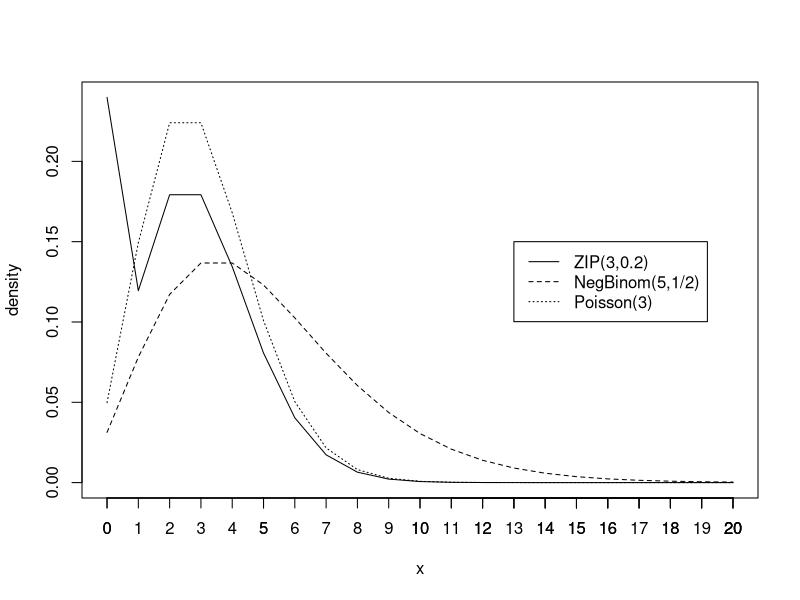
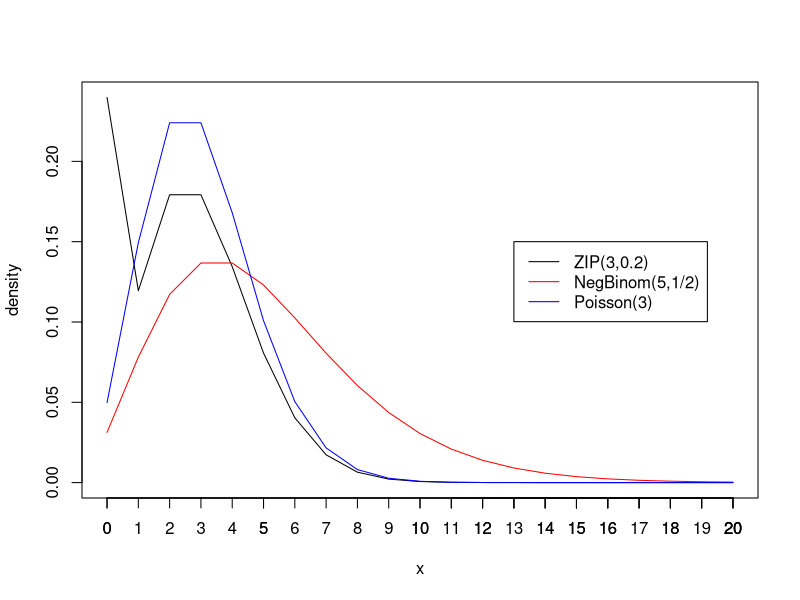

Source code (R) for these figures, in order:
#### code to make the half-cauchy plots 

require(VGAM)

x<-seq(0,20,by=1)
nx1<-dpois(x,lambda=3)
nx2<-dnbinom(x,size=5, prob=0.5)
nx3<-dzipois(x,lambda=3,pstr0=0.2)

#postscript(file="ZIP_plot.eps",horizontal=FALSE, paper="special", width=8, height=7)
#pdf(file="ZIP_plot.pdf")
plot(x,nx3,xlab="x", ylab="density",type="l", xlim=c(0,20))
axis(1,at=seq(0,20,by=1))
axis(1,at=seq(12,20,by=1))
axis(1,at=seq(11,19,by=1))
lines(x,nx2,lty=2)
lines(x,nx1,lty=3)
legend(x=13,y=.15,c("ZIP(3,0.2)","NegBinom(5,1/2)","Poisson(3)"), lty=c(1,2,3))
dev.off()


postscript(file="ZIP_plot_color.eps",horizontal=FALSE, paper="special", width=8, height=7)
#pdf(file="ZIP_plot_color.pdf")
plot(x,nx3,xlab="x", ylab="density",type="l")
axis(1,at=seq(0,20,by=1))
axis(1,at=seq(12,20,by=1))
axis(1,at=seq(11,19,by=1))
lines(x,nx2,col="red")
lines(x,nx1,col="blue")
legend(x=13,y=.15,c("ZIP(3,0.2)","NegBinom(5,1/2)","Poisson(3)"), lty=c(1,1,1),col=c("black","red","blue"))
dev.off()
